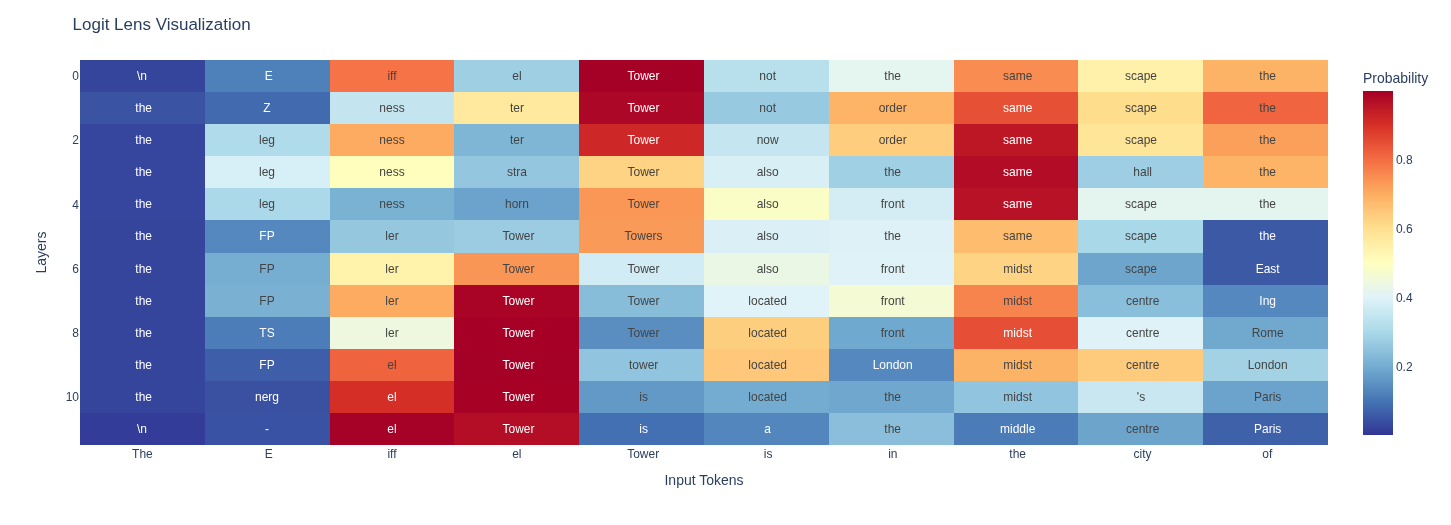

Python code for this plot:
from IPython.display import clear_output
from nnsight import LanguageModel
from typing import List, Callable
import torch
import numpy as np
from IPython.display import clear_output

import plotly.express as px
import plotly.io as pio
pio.renderers.default = "iframe"

clear_output()

# Load model (gpt2)
model = LanguageModel("openai-community/gpt2", device_map="auto", dispatch=True)

# 12 layers
print(model)

# Logit Lens:
# We apply a softmax layer to each layer's output to gain a glimpse into what output the model is 
# predicting at each processing step

# Apply Logit Lens
# 1. Collect activations at each layer's output
# 2. Apply normalization
# 3. Process through the model's head to get logits
# 4. Apply the softmax to the logits to obtain output token probabilities.

prompt= "The Eiffel Tower is in the city of"
layers = model.transformer.h
probs_layers = []

with model.trace() as tracer:
    with tracer.invoke(prompt) as invoker:
        for layer_idx, layer in enumerate(layers):
            # Process layer output through the model's head and layer normalization
            layer_output = model.lm_head(model.transformer.ln_f(layer.output[0]))

            # Apply softmax to obtain probabilities and save the result
            probs = torch.nn.functional.softmax(layer_output, dim=-1).save()
            probs_layers.append(probs)

probs = torch.cat([probs.value for probs in probs_layers])

# Find the maximum probability and corresponding tokens for each position
max_probs, tokens = probs.max(dim=-1)

# Decode token IDs to words for each layer
words = [[model.tokenizer.decode(t.cpu()).encode("unicode_escape").decode() for t in layer_tokens]
    for layer_tokens in tokens]

# Access the 'input_ids' attribute of the invoker object to get the input words
input_words = [model.tokenizer.decode(t) for t in invoker.inputs[0][0]["input_ids"][0]]

# Visualising GPT-2 Layer Interpretations
fig = px.imshow(
    max_probs.detach().cpu().numpy(),
    x=input_words,
    y=list(range(len(words))),
    color_continuous_scale=px.colors.diverging.RdYlBu_r,
    color_continuous_midpoint=0.50,
    text_auto=True,
    labels=dict(x="Input Tokens", y="Layers", color="Probability")
)

fig.update_layout(
    title='Logit Lens Visualization',
    xaxis_tickangle=0
)

fig.update_traces(text=words, texttemplate="%{text}")
fig.show()
